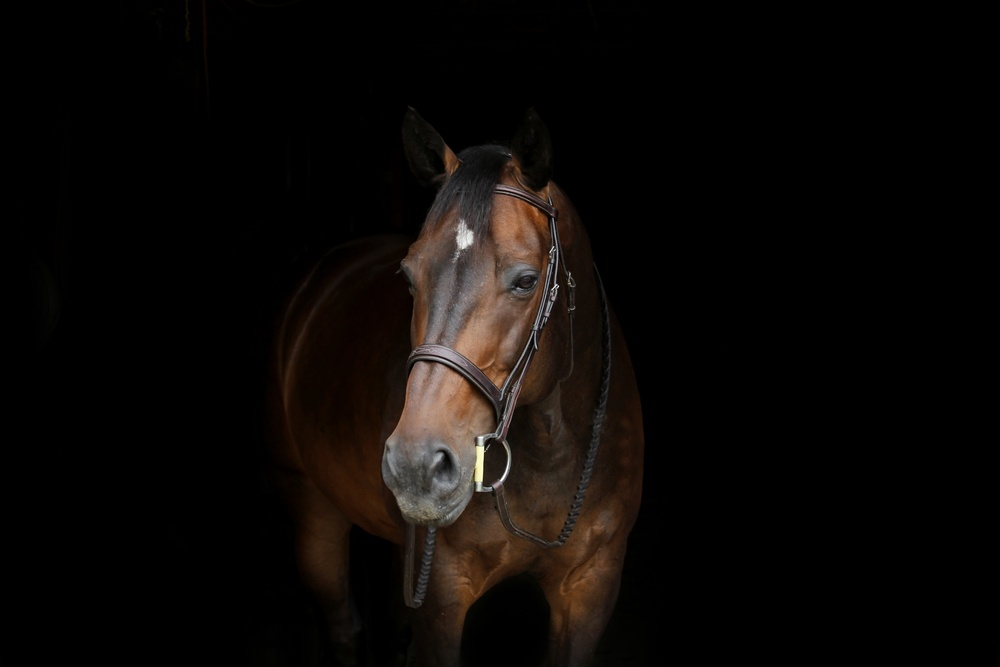
#> input picture Assets/horse.jpg, 1000 x 667 px, shrunk from 2700 x 1800 before the run
$ python HW9.py
#> lines starting #> are read from the running program, lines starting #| are printed output that depends on the picture
import cv2
import numpy as np
import matplotlib.pyplot as plt

#  ORIGINAL BGR and RGB images
dark_horse = cv2.imread('Assets/horse.jpg')
#> dark_horse is the input picture: shape (667, 1000, 3); mean B, G, R 6.9, 8.9, 12
showHorse = cv2.cvtColor(dark_horse,cv2.COLOR_BGR2RGB)

rainbow = cv2.imread('Assets/rainbow.jpg')
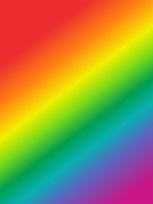
#> input picture Assets/rainbow.jpg, 153 x 204 px, shrunk from 413 x 550 before the run
#> rainbow is the input picture: shape (204, 153, 3); mean B, G, R 72.8, 142.3, 152.3
showRainbow = cv2.cvtColor(rainbow,cv2.COLOR_BGR2RGB)

blue_bricks = cv2.imread('Assets/bricks.jpg')
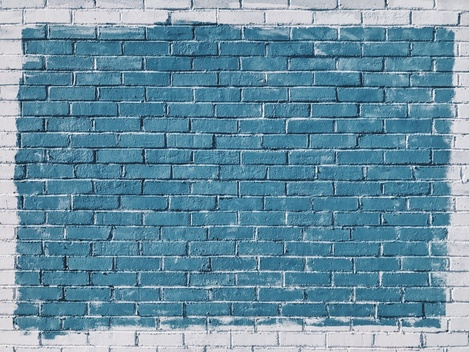
#> input picture Assets/bricks.jpg, 469 x 352 px, shrunk from 1267 x 950 before the run
#> blue_bricks is the input picture: shape (352, 469, 3); mean B, G, R 163.5, 144, 105
showBricks = cv2.cvtColor(blue_bricks,cv2.COLOR_BGR2RGB)

def show(img):
    # It creates a figure object with the specified size. 6,6 means 6 inches by 6 inches
    fig = plt.figure(figsize=(6,6))
    # It adds an Axes to the figure as part of a subplot arrangement. 111 means 1x1 grid, first subplot
    ax = fig.add_subplot(111)
    ax.imshow(img)
    plt.show()

show(showHorse)
show(showBricks)

# To calculate histograms of arrays of images by using the OpenCV function
#  Channels: [0]: blue, histSize: 256: upper limit, ranges: 0,256
histValues = cv2.calcHist([blue_bricks],channels=[0],mask=None,histSize=[256],ranges=[0,256])
#> histValues = 256 values, max 3347 at index 150, min 0 at index 0, mean 644.9

print(histValues)
#> (printed output is left out)
plt.plot(histValues)
plt.show()
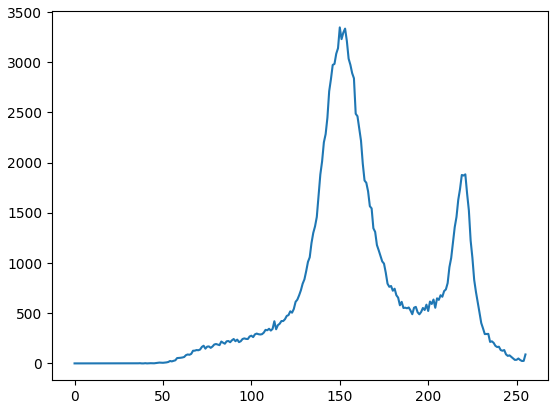
#> figure drawn by matplotlib, 1 panel; curve peaks at x = 150, y = 3347

# Same operation for horse

histValuesOfHorse = cv2.calcHist([dark_horse],channels=[0],mask=None,histSize=[256],ranges=[0,256])
#> histValuesOfHorse = 256 values, max 510677 at index 0, min 0 at index 235, mean 2605.5
plt.plot(histValuesOfHorse)
plt.show()
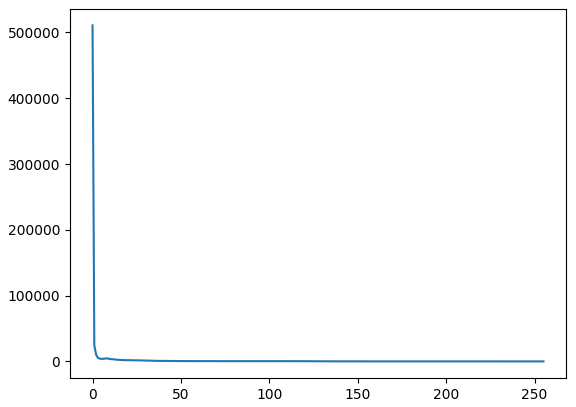
#> figure drawn by matplotlib, 1 panel; curve peaks at x = 0, y = 510677

def plotHistogramCustom(imageName,title,histSize=[256],ranges=[0,256]):
#> called with imageName = 'kerem.jpeg', title = 'Kerem Histogram'
    img = cv2.imread('Assets/'+imageName)
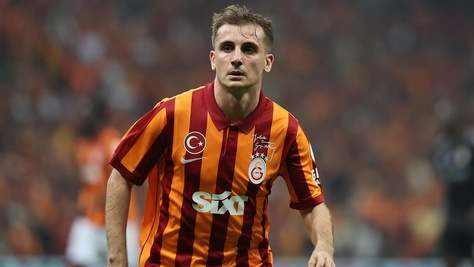
#> input picture Assets/kerem.jpeg, 474 x 267 px, shrunk from 1280 x 720 before the run
#> img is the input picture: shape (267, 474, 3); mean B, G, R 61, 72.4, 99.7
    color = ('b','g','r')
    for i,col in enumerate(color):
        histr = cv2.calcHist([img],[i],None,histSize,ranges)
        plt.plot(histr,color = col)
        plt.xlim([0,256])
    plt.title(title)
    plt.show()
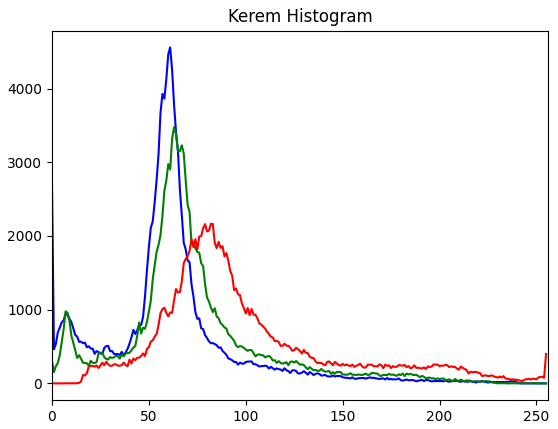
#> figure drawn by matplotlib, 1 panel; curve peaks at x = 61, y = 4559; curve peaks at x = 63, y = 3479; curve peaks at x = 82, y = 2165

plotHistogramCustom('kerem.jpeg','Kerem Histogram')
